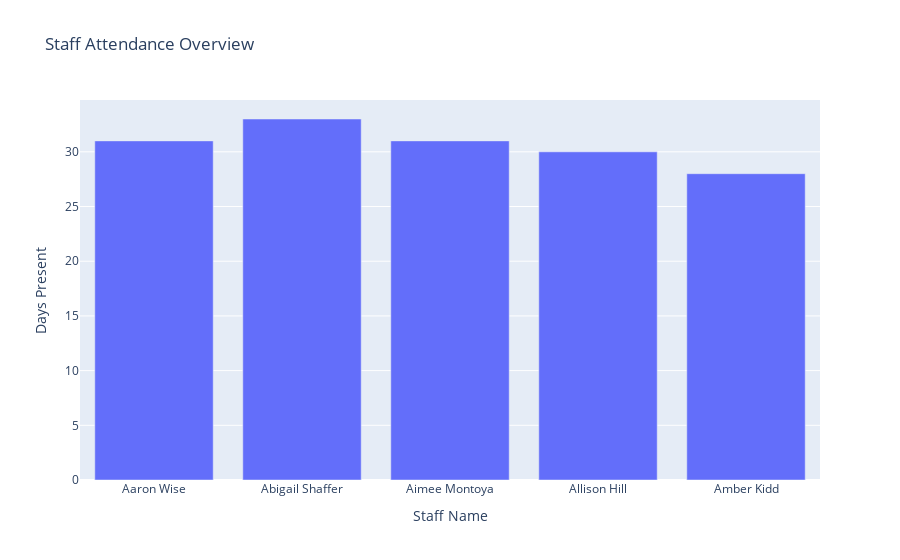

The cell this chart's notebook holds for it:
### Markdown cell above
### **Insights: Staff Performance and Resource Management**

**Staff Morale Patterns:**
- **Event Impact**: Strikes severely hurt morale, while donations boost it. Flu outbreaks and normal operations maintain moderate levels
- **Morale-Satisfaction Link**: Weak positive correlation (0.145) - higher morale slightly improves patient satisfaction, but other factors matter more
- **Morale-Admissions**: Weak negative correlation (-0.112) - staff handle admissions well regardless of morale level
- **Service Comparison**: All services maintain similar morale (~65-70), indicating consistent staff experience across departments

**Resource Utilization:**
- **Bed Availability**: Critical shortage in mid-year (June-September), recovers in November-December
- **Patient Demand**: Sharp spike in December, lowest in June-August. Winter months see 3x higher demand
- **Capacity Mismatch**: Summer has adequate beds but low demand; winter has high demand but limited beds through October

**Key Takeaways:**
1. Address event-driven morale drops (strikes) through better labor relations
2. Critical need for bed capacity expansion before winter surge (September-November)
3. Staff morale stays resilient despite workload changes - focus on event management rather than workload reduction

### Code cell
attendance = staff_schedule.groupby('staff_name').agg(
    days_present=('present', 'sum'),
).reset_index()

fig = px.bar(
    attendance.head(),
    x='staff_name',
    y='days_present',
    title='Staff Attendance Overview',
    labels={'staff_name': 'Staff Name', 'days_present': 'Days Present'},
)

fig.show()

### Figure 1 — Plotly figure (JSON) as saved in the notebook; plotly's stock layout.template omitted (floating-point values rounded to 4 significant figures)
{"data": [{"hovertemplate": "Staff Name=%{x}<br>Days Present=%{y}<extra></extra>", "legendgroup": "", "marker": {"color": "#636efa", "pattern": {"shape": ""}}, "name": "", "orientation": "v", "showlegend": false, "textposition": "auto", "type": "bar", "x": ["Aaron Wise", "Abigail Shaffer", "Aimee Montoya", "Allison Hill", "Amber Kidd"], "xaxis": "x", "y": [31, 33, 31, 30, 28], "yaxis": "y"}], "layout": {"barmode": "relative", "legend": {"tracegroupgap": 0}, "title": {"text": "Staff Attendance Overview"}, "xaxis": {"anchor": "y", "domain": [0, 1], "title": {"text": "Staff Name"}}, "yaxis": {"anchor": "x", "domain": [0, 1], "title": {"text": "Days Present"}}}}
